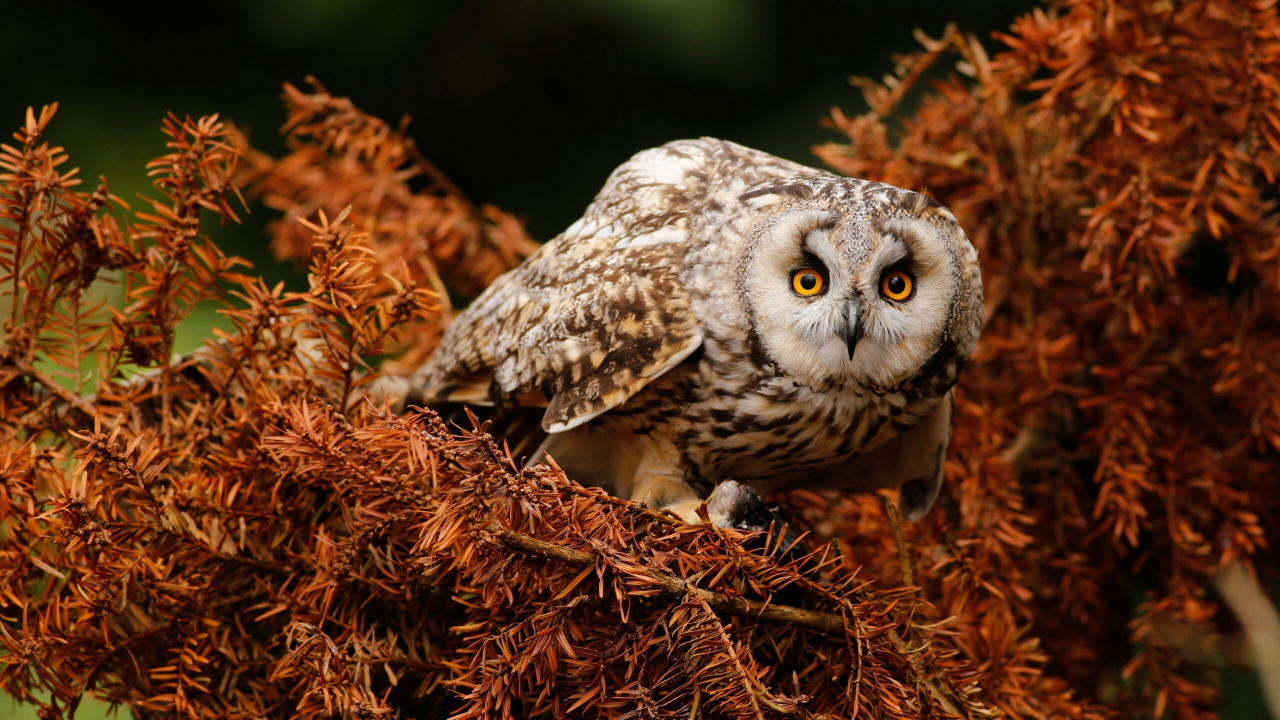
#> input picture notebooks/owl.jpg, 2560 x 1440 px (shown at 1/2 size)
$ jupyter execute primers.ipynb
#> lines starting #> are read from the running program, lines starting #| are printed output that depends on the picture
# Примеры лабораторной работы

###### Задание 2.1.
Выбрать значение шага дискретизации в пределах от 5 до 15. Продискретизировать с этим шагом дискретизации изображение и вывести его на экран.

[cell 1]
import cv2
import numpy as np
from matplotlib import pyplot as plt

[cell 2]
image = cv2.imread('owl.jpg')
#> image is the input picture: shape (1440, 2560, 3); mean B, G, R 25, 49.7, 89.1
img = image.copy()

[cell 3]
K = 10 # размер шага
s = img.shape
#> s = (1440, 2560, 3)

h1, w1 = s[0], s[1]
#> h1 = 1440; w1 = 2560
h = (s[0] - s[0] % K)
#> h = 1440
w = (s[1] - s[1] % K)
#> w = 2560

img = cv2.resize(img, (w, h))

[cell 4]
for y in range(0, h-1, K):
    for x in range(0, w-1, K):
        if len(s) > 2:
            s = np.average(img[y:(y + K), x:(x + K)], axis=0)
            img[y:(y + K), x:(x + K)] = np.average(s, axis=0)
        else:
            s = img[y:(y+K), x:(x+K)]
            img[y:(y+K), x:(x+K)] = np.average(s)
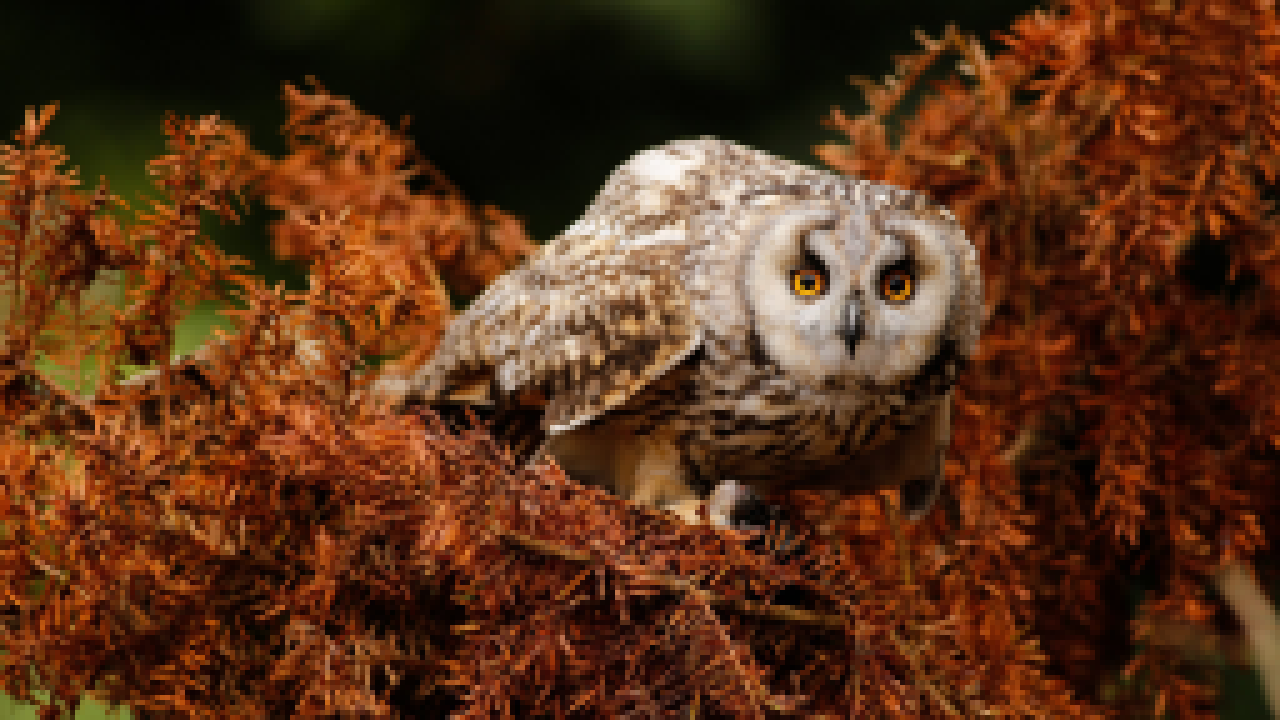
#> img: shape (1440, 2560, 3) (shown at 1/2 size); mean B, G, R 24.5, 49.2, 88.6

[cell 5]
img = cv2.resize(img, (w1, h1))
res = np.hstack((image, img))
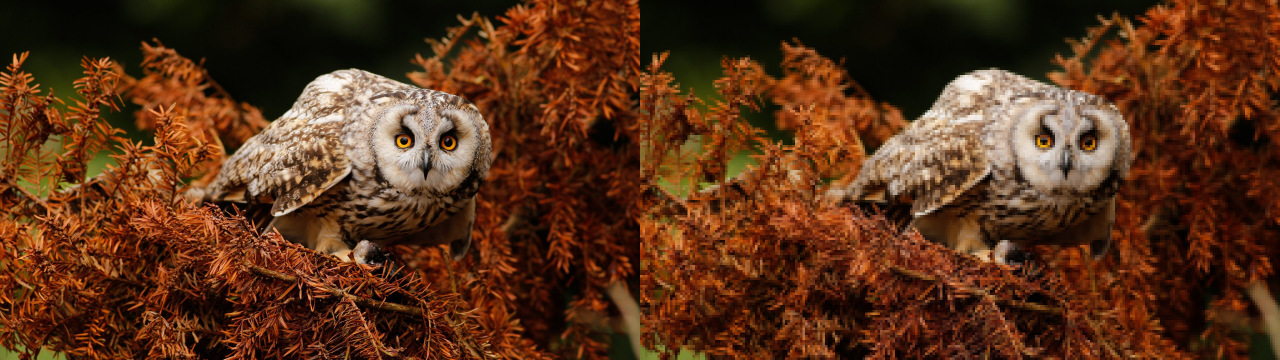
#> res: shape (1440, 5120, 3) (shown at 1/4 size); mean B, G, R 24.8, 49.5, 88.9

[cell 6]
plt.imshow(img);

###### Задание 2.2.
Проквантовать изображение, сократив число градаций до 4

[cell 7]
import cv2
import numpy as np
from matplotlib import pyplot as plt

[cell 8]
plt.subplot(121)
img = cv2.imread('owl.jpg')

plt.imshow(img);

[cell 9]
Z = img.reshape((-1, 3))
Z = np.float32(Z)

crt = (cv2.TERM_CRITERIA_EPS + cv2.TERM_CRITERIA_MAX_ITER, 10, 1.0)

k = 4
ret, label, center = cv2.kmeans(Z, k, None, crt, 10, cv2.KMEANS_RANDOM_CENTERS)
#> ret = 3.68e+09; center = [[151.6, 174.6, 201.6], [3.95, 13.34, 27.67], [40.74, 90.22, 158.5], [10.48, 39.03, 94.77]]

center = np.uint8(center)
#> center = [[151, 174, 201], [3, 13, 27], [40, 90, 158], [10, 39, 94]]
res = center[label.flatten()]
res2 = res.reshape((img.shape))
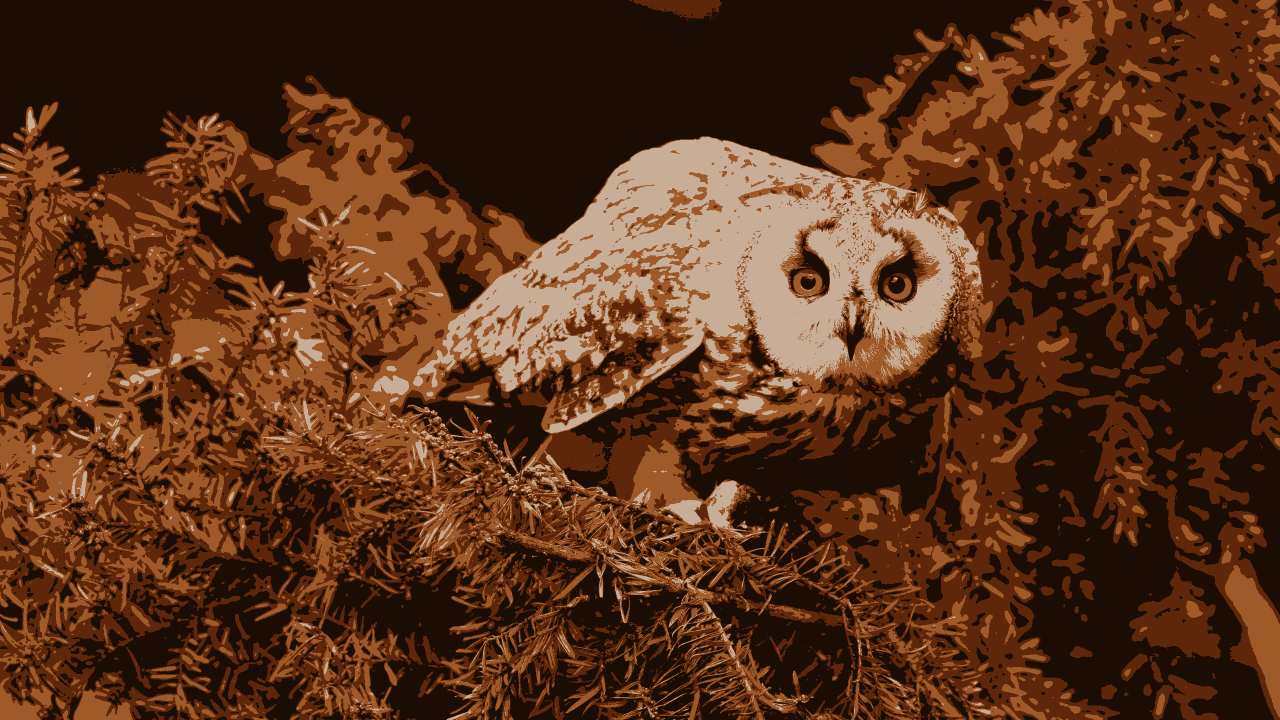
#> res2: shape (1440, 2560, 3) (shown at 1/2 size); mean B, G, R 24.3, 49.5, 88.5
